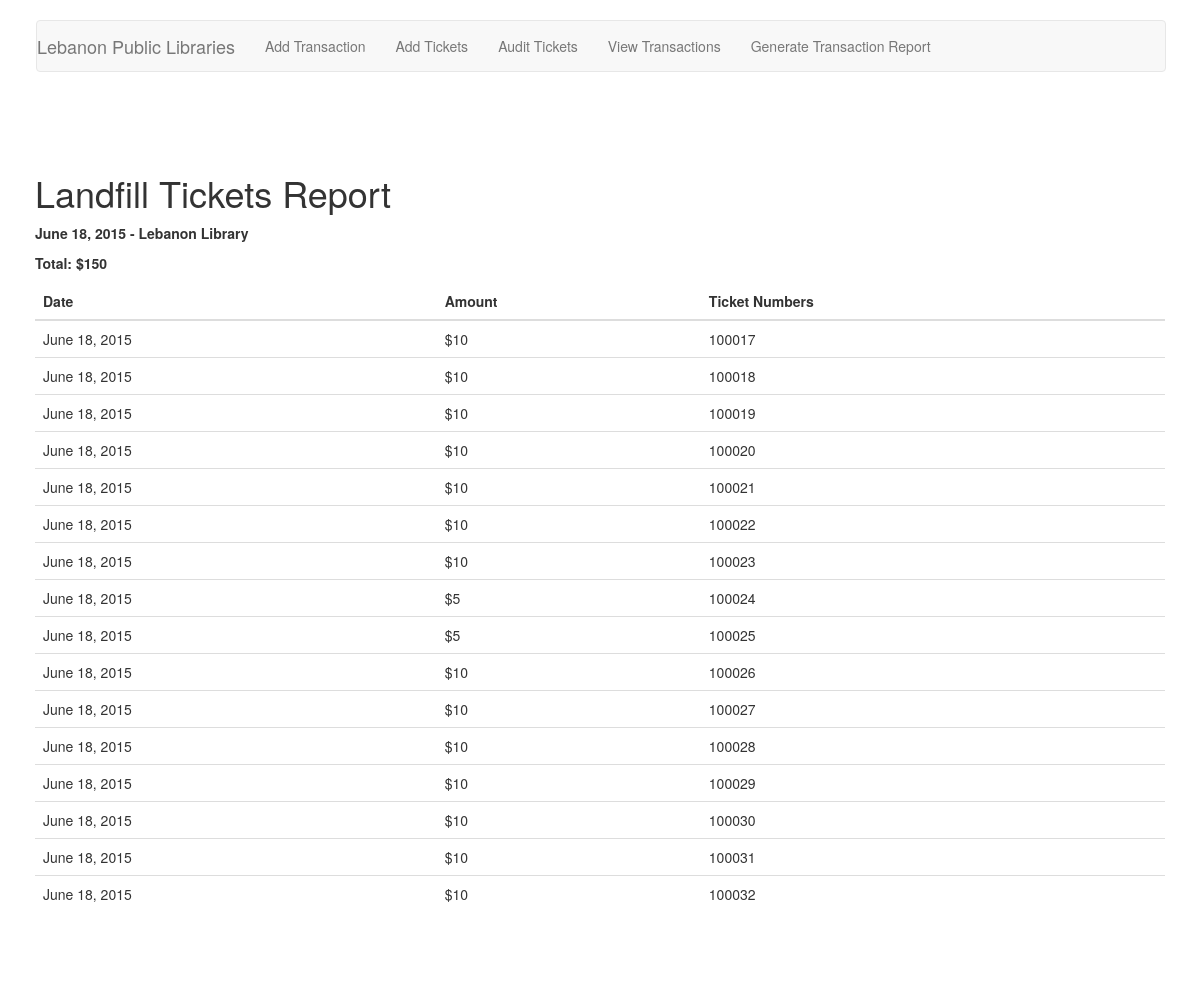
The page /report/5/ on the database its author committed.
### ticket_app/models.py (models this page shows, shortened)
class Report(models.Model):
    location = models.ForeignKey('Locations')
    date = models.DateField(auto_now_add=True)

class Locations(models.Model):
    class Meta:
        verbose_name_plural = "Locations"
    name = models.CharField(max_length=255, unique=True)

class Transactions(models.Model):
    class Meta:
        verbose_name_plural = "Transactions"
        ordering = ["-date"]
    date = models.DateField(auto_now_add=True)
    location = models.ForeignKey(Locations)
    payment_type = models.ForeignKey(PaymentTypes)
    check_number = models.PositiveIntegerField(null=True, blank=True)
    reported = models.BooleanField(default=False)
    staff_initials = models.CharField(max_length=4)
    report = models.ForeignKey('Report', blank=True, null=True)
    def total(self):
        tickets = Tickets_Transactions.objects.filter(transactions=self.id)
        total = 0
        for ticket in tickets:
            total += ticket.ticket.value
        return total

class Tickets_Transactions(models.Model):
    class Meta:
        verbose_name_plural = "Tickets and Transactions"
    ticket = models.OneToOneField(Tickets, unique=True)
    transactions = models.ForeignKey(Transactions)

class Tickets(models.Model):
    class Meta:
        verbose_name_plural = "Tickets"
    value = models.PositiveIntegerField(default=10)
    ticket_number = models.PositiveIntegerField(unique=True)
    date_entered = models.DateField(auto_now_add=True)
    sold = models.BooleanField(default=False)
    date_sold = models.DateField(blank=True, null=True)
    location = models.ForeignKey(Locations)

### ticket_app/views.py (the view)
# urls.py: url(r'^report/(?P<pk>[0-9])/?$', views.ReportArchive.as_view(), name='Report Archive'),
class ReportArchive(View):
    def get(self, request, *args, **kwargs):
        report = Report.objects.get(id=self.kwargs['pk'])
        location = report.location
        transactions = Transactions.objects.filter(location=location).filter(report=report)
        total = 0
        for transaction in transactions:
            total += transaction.total()
            transaction.tickets = []
            tickets = Tickets_Transactions.objects.filter(transactions=transaction)
            for ticket in tickets:
                transaction.tickets.append(ticket.ticket.ticket_number)
        context = {'total': total, 'report': transactions, 'date': report.date, 'location': report.location}
        return render(request, 'ticket_app/report.html', context)

### ticket_app/templates/ticket_app/report.html (shortened to what this page needs)
{% include "ticket_app/header.html" %}
<h1>Landfill Tickets Report</h1>
{% if report %}
<p><strong>{{ date | date }} - {{location.name}}</strong></p>
<p><strong>Total: ${{total}}</strong></p>
{% endif %}
{% if report %}
<table class="table">
    <thead>
        <th>Date</th>
        <th>Amount</th>
        <th>Ticket Numbers</th>
    </thead>
    <tbody>
        {% for transaction in report %}
        <tr>
        <td> {{ transaction.date | date }} </td>
        <td> ${{ transaction.total }}</td>
        <td>
            {% for ticket in transaction.tickets %}
            {{ ticket }}<br/>
            {% endfor %}
        </td>
        </tr>
        {% endfor %}
    </tbody>
</table>
{% endif %}
{% include "ticket_app/footer.html" %}

### ticket_app/templates/ticket_app/header.html (shortened to what this page needs)
<!doctype html>
<html>
<head>
    {% load staticfiles %}
    <link rel="stylesheet" href="https://maxcdn.bootstrapcdn.com/bootstrap/3.3.4/css/bootstrap.min.css" type="text/css">
    <link rel="stylesheet" href="{% static 'ticket_app/css/style.css' %}" type="text/css">
</head>
<header>
    <nav class="navbar navbar-collapse">
        <div class="container">
            <div class="navbar navbar-default">
                <div class="navbar-header">
                    <a class="navbar-brand" href="/">Lebanon Public Libraries </a>
                </div>
                <div class="collapse navbar-collapse" id="#navbar-collapse">
                    <ul class="nav navbar-nav">
                        <li><a href="/">Add Transaction</a><span class="sr-only">(current)</span> </li>
                        <li><a href="/tickets/">Add Tickets</a></li>
                        <li><a href="/tickets/audit/">Audit Tickets</a> </li>
                        <li><a href="/transactions/">View Transactions</a></li>
                        <li><a href="/report/">Generate Transaction Report</a></li>
                    </ul>
                </div>
            </div>
        </div>
    </nav>
</header>
<body>
<div class="container">

### ticket_app/templates/ticket_app/footer.html
</div>
<footer>
    <div class="container">
    </div>
</footer>
</body>
</html>

### static/ticket_app/css/style.css (style rules this page uses)
.container { background: white; padding: 20px; margin: auto; margin-top: 0px; margin-bottom: 0px; }

### rows shown on the page
Report: date "June 18, 2015"
Locations: name "Lebanon Library"
Transactions: tickets "100017"
Transactions: tickets "100018"
Transactions: tickets "100019"
Transactions: tickets "100020"
Transactions: tickets "100021"
Transactions: tickets "100022"
Transactions: tickets "100023"
Transactions: tickets "100024"
Transactions: tickets "100025"
Transactions: tickets "100026"
Transactions: tickets "100027"
Transactions: tickets "100028"
Transactions: tickets "100029"
Transactions: tickets "100030"
Transactions: tickets "100031"
Transactions: tickets "100032"

### other values the page prints
{{ total }} "150"
